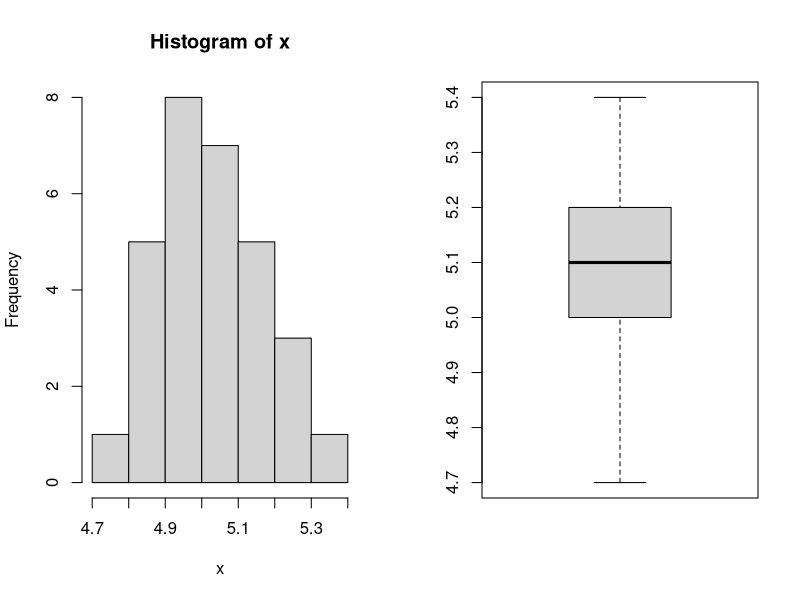
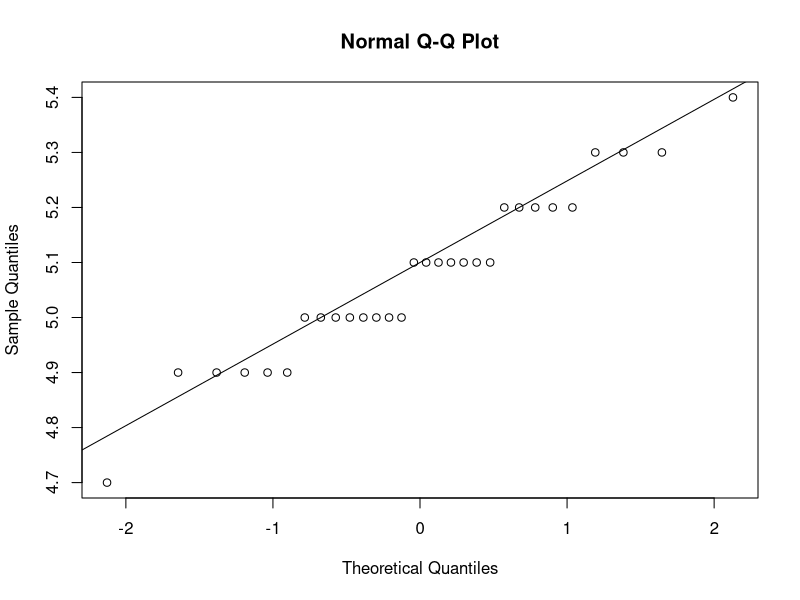

These charts were generated, in order, by the following R code: (Note: this script raises an error after producing the figures.)
# Example_1
# One sample problem
x=c(203,168,187,235,197,163,214,233,179,185,197,216)
y=sum(x>195)
binom.test(y,length(x),alternative = "greater")
# Example 2
x=c(15.4,16.4,17.3,18.2,19.2,20.9,22.7,23.6,24.5)
wilcox.test(x,mu=20)
# Example 3
x=c(0.59,0.72,0.47,0.43,0.31,0.56,0.22,0.90,0.96,0.78)
ks.test(x,"punif")

#.................. test for normality........
x=c(5,5,5.3,4.9,5,5.2,5.2,4.9,4.9,5,4.7,5,5,5.1,5.2,4.9,5.1,5.4,5.1,5.1,
    4.9,5.1,5.1,5.3,5.2,5.3,5,5.1,5,5.2)
par(mfrow=c(1,2))
hist(x)
boxplot(x)
par(mfrow=c(1,1))
qqnorm(x)
qqline(x)
# Shapiro-Wilk test
shapiro.test(x)
# Shapiro-Francia Test 
sf.test(x)
# The Cramer-von Mises test
cvm.test(x)
# Anderson-Darling Test
ad.test(x)
# D'Agostino Normality Test
install.packages("fBasics")
library(fBasics)
dagoTest(x)

# Lilliefors Test for Normality
install.packages("nortest")
library(nortest)
lillie.test(x)

# Example 4
# Comparing two populations
# 1. Two independent samples
x=c(1011.07,1066.82,610.8,1111.44,955.68,1203.84,1600.32,555.9,1302.95,182.34,1233.2,1402.09)
y=c(496.44,541.76,1562.01,2515.12,1133.99,300.33,482.55,503.22,2744.23,1232.22)
wilcox.test(x,y)
ks.test(x,y)
wilcox.test(x,y,alt="greater")

# Example_5
# Paired data
x=c(1.83,0.50,1.62,2.48,1.68,1.88,1.55,3.06,1.30)
y=c(0.878,0.647,0.598,2.05,1.06,1.29,1.06,3.14,1.29)
# Wilcoxon signed rank test
wilcox.test(x,y,paired = T, alt="greater")

# sign test
#library(BSDA)
#SIGN.test(x,y,md=0,alternative = "greater", conf.level = 0.95)

#shapiro.test(x-y)
#t.test(x,y,paired = T, alternative = "greater")

# Example_6
# Testing equality of two DFs
x=c(40,30,40,45,55,30)
y=c(50,50,45,55,60,40)
ks.test(x,y)

# Example_7
y=c(17,19,20,21,18,16,16,19,21,23,22,20,19)
University=as.factor(c(rep("A",5),rep("B",3),rep("C",5)))
d=data.frame(y,University)
kruskal.test(y~University,data=d)

# Example_8
A=as.table(rbind(c(10,8),c(15,17),c(30,20)))
dimnames(A)=list(Income=c("less than 30,000", "30,000-50,000", "more than 50,000"),
                 Res_Status=c("Homeowner","Renter"))
chisq.test(A)
chisq.test(A)$observed
chisq.test(A)$expected


a=c(5,3,1,2,4)
b=c(3,1,5,4,2)
cor(a,b,method="kendall")

cor.test(a,b,method="kendall")

# Some other nonparametric tests
# Nonparametric test for two way ANOVA with one observations per cell
y=c(8,10,6,8,3,4,5,4,7,8,6,7)
Fertilizer=as.factor(rep(1:4,each=3))
Variety=as.factor(rep(c("A","B","C"),times=4))
d=data.frame(y,Fertilizer,Variety)
friedman.test(y,Fertilizer,Variety)

friedman.test(y~Fertilizer|Variety)

#.....Test for equality of variances

x=c(0,14,18,0,31,0,0,0,11,0)
y=c(37,42,12,32,105,84,15,47,51,65)
d=stack(list(x=x,y=y))
names(d)
# Levene's test
library(car)
leveneTest(d$values,d$ind)

# Fligner-Killeen Test of homogeneity 
fligner.test(d$values~d$ind, data=d)
